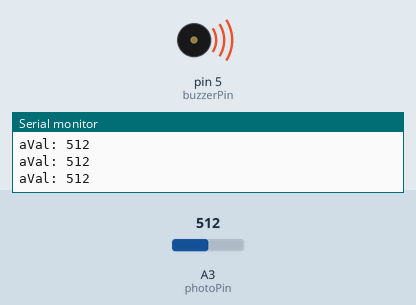
The sketch below on a simulated Arduino Uno, built with avr-gcc and run on an emulated ATmega328P. Shown: buzzer (waves = sounding), the last lines printed to the serial monitor. The inputs (shaded band) are chosen by the test bench; at power-on: A3 (photoPin) = 512.

Above: at 1.2 s.
1.3 s: A3 (photoPin) set to 44
At 2.4 s:
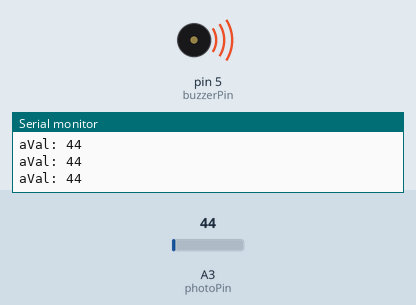
2.8 s: A3 (photoPin) set to 36
At 3.5 s:
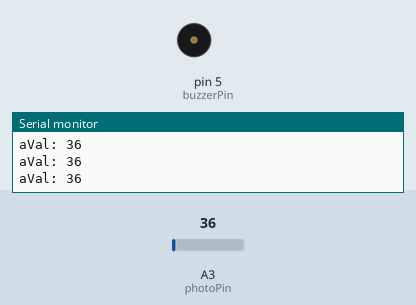
4.3 s: A3 (photoPin) set to 1023
At 5.2 s:
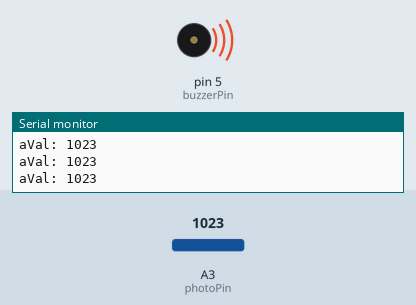
5.8 s: A3 (photoPin) set to 0
At 7.2 s:
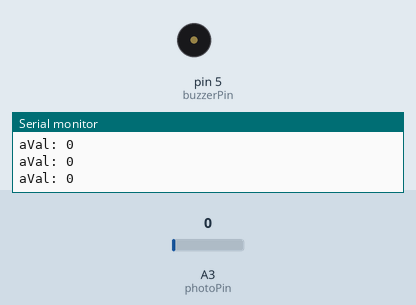
Timing chart, 0 to 8.3 s (numbered marks = the images above; inputs shaded):
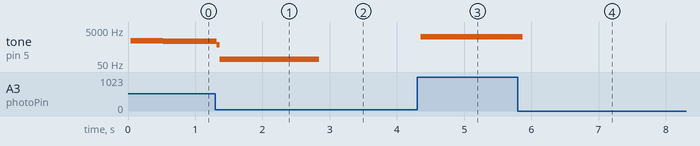

Measured:
- the behaviour switches between 41 and 40 on A3 (photoPin) (found by bisection; images 1 and 2)
- after the input at 1.3 s, tone on pin 5 (buzzerPin): 1073 Hz → 690 Hz at once, → 97 Hz 0.04 s later
- after the input at 2.8 s, tone on pin 5 (buzzerPin): 97 Hz → silent at once
- after the input at 4.3 s, tone on pin 5 (buzzerPin): silent → 2029 Hz after 0.05 s
- after the input at 5.8 s, tone on pin 5 (buzzerPin): 2029 Hz → silent after 0.07 s

The sketch:

photo_touch_buzzer.ino
```cpp
// Определение номеров контактов для зуммера и фоторезистора
# define  buzzerPin 5  // Номер контакта зуммера
# define  photoPin A3  // Номер контакта фоторезистора
// Переменные для хранения значений
int  aVal;
// Значение на фоторезисторе
int  sMax= 1023 ;  //  Максимальное  значение  фоторезистора  (10-битный
//АЦП Arduino)
int  buzzerFreq;  // Частота звука
const  long  BUZZ_FREQ_MAX =  2500 ;  // Задаем максимальную  частоту излучения

void  setup  ()  {
pinMode(buzzerPin, OUTPUT);  // Установка контакта  зуммера как выход
Serial.begin( 9600 );  //  Инициализация  последовательного  порта  для
//отладки
}
void  loop  ()  {
aVal = analogRead(photoPin);  // Считываем аналоговое  значение с фоторезистора
Serial.print( "aVal: " );
Serial.println(aVal);  // Выводим значение  в монитор порта
buzzerFreq = (aVal * BUZZ_FREQ_MAX) / sMax;  //  Расчет частоты для зуммера
buzz(buzzerPin, buzzerFreq,  10 );  // Генерация звука  на зуммере
}

// Функция для генерации звука заданной частоты и продолжительности
void  buzz  ( int  targetPin,  long  frequency,  long  length)  {
long  delayValue  =  1000000  /  frequency  /  2 ;  //  Расчет  времени  задержки  для
//полуволны
long  numCycles = frequency * length /  1000 ;  // Расчет  количества циклов звука
// Генерация звукового сигнала
for  ( long  i =  0 ; i < numCycles; i++) {
digitalWrite(targetPin, HIGH);  // Включение пина
delayMicroseconds(delayValue);  // Задержка для  создания полуволны
digitalWrite(targetPin, LOW);
// Выключение  пина
delayMicroseconds(delayValue);  // Задержка для  создания полуволны
}
}
```
